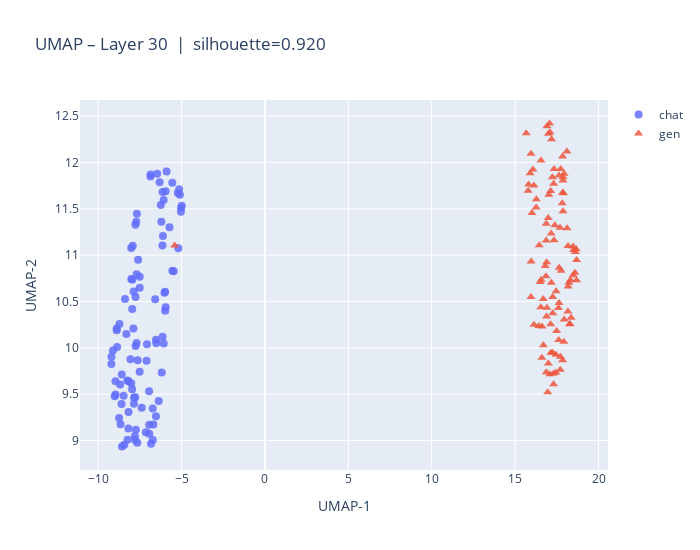

Notebook source saved alongside this figure:
### Code cell
# pip install umap-learn scikit-learn plotly
import os, numpy as np, torch, umap
import plotly.graph_objects as go
from sklearn.metrics import silhouette_score

out_dir = "./umap_layer_plots"
os.makedirs(out_dir, exist_ok=True)

# --- inputs ---
# chat_pre: torch.Size([100, 32, 4096])
# gen_pre : torch.Size([100, 32, 4096])
assert chat_pre.shape == gen_pre.shape
N, L, D = chat_pre.shape
assert N == 100 and L == 32  # as you described

def to_np(x: torch.Tensor) -> np.ndarray:
    return x.detach().to("cpu", dtype=torch.float32).numpy()

# Choose specific layer l
l = 30  # Change this to the layer you want to visualize

# Collect 100 from each class at layer l -> 200 x 4096
X_chat = to_np(chat_pre[:, l, :])  # (100, 4096)
X_gen  = to_np(gen_pre [:, l, :])  # (100, 4096)

X = np.vstack([X_chat, X_gen])     # (200, 4096)
y = np.array([0]*N + [1]*N)        # 0=chat, 1=gen

# UMAP (cosine tends to work well for rep spaces)
reducer = umap.UMAP(n_neighbors=15, min_dist=0.1, metric="cosine", random_state=42)
Z = reducer.fit_transform(X)       # (200, 2)

# Silhouette on 2D embedding (higher = better separation)
sil = silhouette_score(Z, y, metric="euclidean")

# Create index arrays for hover text
chat_indices = list(range(100))  # 0 to 99
gen_indices = list(range(100))   # 0 to 99

# Create plotly figure
fig = go.Figure()

# Add chat data points
fig.add_trace(go.Scatter(
    x=Z[y==0, 0], 
    y=Z[y==0, 1],
    mode='markers',
    marker=dict(size=8, opacity=0.85),
    name='chat',
    text=[f"chat_{i}" for i in chat_indices],
    hovertemplate='<b>%{text}</b><br>UMAP-1: %{x}<br>UMAP-2: %{y}<extra></extra>'
))

# Add gen data points
fig.add_trace(go.Scatter(
    x=Z[y==1, 0], 
    y=Z[y==1, 1],
    mode='markers',
    marker=dict(size=8, opacity=0.85, symbol='triangle-up'),
    name='gen',
    text=[f"gen_{i}" for i in gen_indices],
    hovertemplate='<b>%{text}</b><br>UMAP-1: %{x}<br>UMAP-2: %{y}<extra></extra>'
))

# Update layout
fig.update_layout(
    title=f"UMAP – Layer {l}  |  silhouette={sil:.3f}",
    xaxis_title="UMAP-1",
    yaxis_title="UMAP-2",
    width=700,
    height=550,
    showlegend=True
)

# Save and show
# fig.write_html(os.path.join(out_dir, f"umap_layer_{l:02d}.html"))
fig.show()

### Figure 1 — Plotly figure (JSON) as saved in the notebook; plotly's stock layout.template omitted (floating-point values rounded to 4 significant figures)
{"data": [{"hovertemplate": "<b>%{text}</b><br>UMAP-1: %{x}<br>UMAP-2: %{y}<extra></extra>", "marker": {"opacity": 0.85, "size": 8}, "mode": "markers", "name": "chat", "text": ["chat_0", "chat_1", "chat_2", "chat_3", "chat_4", "chat_5", "chat_6", "chat_7", "chat_8", "chat_9", "chat_10", "chat_11", "chat_12", "chat_13", "chat_14", "chat_15", "chat_16", "chat_17", "chat_18", "chat_19", "chat_20", "chat_21", "chat_22", "chat_23", "chat_24", "chat_25", "chat_26", "chat_27", "chat_28", "chat_29", "chat_30", "chat_31", "chat_32", "chat_33", "chat_34", "chat_35", "chat_36", "chat_37", "chat_38", "chat_39", "chat_40", "chat_41", "chat_42", "chat_43", "chat_44", "chat_45", "chat_46", "chat_47", "chat_48", "chat_49", "chat_50", "chat_51", "chat_52", "chat_53", "chat_54", "chat_55", "chat_56", "chat_57", "chat_58", "chat_59", "chat_60", "chat_61", "chat_62", "chat_63", "chat_64", "chat_65", "chat_66", "chat_67", "chat_68", "chat_69", "chat_70", "chat_71", "chat_72", "chat_73", "chat_74", "chat_75", "chat_76", "chat_77", "chat_78", "chat_79", "chat_80", "chat_81", "chat_82", "chat_83", "chat_84", "chat_85", "chat_86", "chat_87", "chat_88", "chat_89", "chat_90", "chat_91", "chat_92", "chat_93", "chat_94", "chat_95", "chat_96", "chat_97", "chat_98", "chat_99"], "type": "scatter", "x": [-6.579, -6.512, -5.98, -6.729, -6.069, -8.86, -9.111, -8.883, -9.199, -7.773, -8.956, -8.96, -9.001, -7.652, -6.938, -6.688, -7.07, -5.897, -6.023, -6.928, -6.136, -6.533, -5.983, -8.306, -7.887, -6.137, -7.871, -5.549, -8.176, -6.859, -8.175, -7.737, -8.722, -7.946, -7.848, -7.852, -5.029, -8.471, -8.185, -7.693, -5.143, -5.555, -6.113, -7.754, -5.954, -5.952, -6.459, -6.53, -7.139, -6.831, -5.195, -6.368, -6.721, -5.467, -6.185, -7.781, -5.034, -8.885, -5.226, -8.682, -5.098, -8.582, -8.745, -4.989, -8.653, -7.755, -7.963, -6.854, -7.512, -7.716, -8.011, -8.252, -7.802, -7.692, -8.061, -7.923, -7.955, -6.945, -8.594, -7.505, -6.314, -7.675, -7.6, -8.388, -9.204, -6.208, -5.721, -7.095, -6.243, -7.505, -8.235, -7.765, -7.628, -8.014, -6.143, -7.386, -8.57, -8.012, -6.068, -8.434], "y": [10.53, 10.05, 10.4, 9.345, 10.05, 10.01, 9.97, 10.21, 9.905, 9.467, 9.495, 9.64, 9.479, 8.974, 9.169, 9.174, 10.04, 11.9, 10.59, 9.072, 10.12, 9.261, 10.61, 10.15, 10.21, 11.68, 10.61, 10.83, 9.307, 11.85, 9.64, 9.117, 10.26, 10.73, 9.464, 9.396, 11.51, 9.482, 9.13, 10.05, 11.71, 11.78, 11.21, 10.02, 10.44, 11.69, 11.88, 10.09, 9.088, 8.964, 11.07, 9.427, 9.004, 10.83, 9.735, 9.004, 11.47, 10.19, 11.67, 9.605, 11.65, 9.713, 9.243, 11.53, 9.176, 10.55, 9.553, 11.87, 9.741, 11.36, 9.617, 9.646, 9.045, 10.79, 9.876, 11.1, 10.42, 9.531, 9.395, 10.65, 11.79, 11.45, 10.95, 10.53, 9.826, 11.36, 11.3, 9.86, 11.54, 10.77, 9.009, 11.33, 9.866, 11.08, 11.1, 9.353, 8.935, 10.74, 11.6, 8.955]}, {"hovertemplate": "<b>%{text}</b><br>UMAP-1: %{x}<br>UMAP-2: %{y}<extra></extra>", "marker": {"opacity": 0.85, "size": 8, "symbol": "triangle-up"}, "mode": "markers", "name": "gen", "text": ["gen_0", "gen_1", "gen_2", "gen_3", "gen_4", "gen_5", "gen_6", "gen_7", "gen_8", "gen_9", "gen_10", "gen_11", "gen_12", "gen_13", "gen_14", "gen_15", "gen_16", "gen_17", "gen_18", "gen_19", "gen_20", "gen_21", "gen_22", "gen_23", "gen_24", "gen_25", "gen_26", "gen_27", "gen_28", "gen_29", "gen_30", "gen_31", "gen_32", "gen_33", "gen_34", "gen_35", "gen_36", "gen_37", "gen_38", "gen_39", "gen_40", "gen_41", "gen_42", "gen_43", "gen_44", "gen_45", "gen_46", "gen_47", "gen_48", "gen_49", "gen_50", "gen_51", "gen_52", "gen_53", "gen_54", "gen_55", "gen_56", "gen_57", "gen_58", "gen_59", "gen_60", "gen_61", "gen_62", "gen_63", "gen_64", "gen_65", "gen_66", "gen_67", "gen_68", "gen_69", "gen_70", "gen_71", "gen_72", "gen_73", "gen_74", "gen_75", "gen_76", "gen_77", "gen_78", "gen_79", "gen_80", "gen_81", "gen_82", "gen_83", "gen_84", "gen_85", "gen_86", "gen_87", "gen_88", "gen_89", "gen_90", "gen_91", "gen_92", "gen_93", "gen_94", "gen_95", "gen_96", "gen_97", "gen_98", "gen_99"], "type": "scatter", "x": [17.82, 18.23, 16.91, 17.94, 16.87, 17.23, 17.18, 18.17, 16.44, 16.89, 16.01, 16.26, 17.64, 15.95, 17.31, 18.47, 16.13, 17.92, 18.11, 17.6, 18.16, 16.99, 16.95, 16.56, 17.94, 17.87, 17.17, 18.59, 17.84, 17.46, 17.38, 18.32, 16.13, 17.16, 18.28, 17.33, 17.69, 18.68, 16.98, 16.54, 16.55, 16.6, 16.68, 17.13, 17.13, 16.51, 17.31, 17.61, 18.66, 17.63, 15.66, 17.14, 17.85, -5.413, 17.71, 17.73, 18.68, 15.95, 16.07, 17.75, 16.42, 17.09, 17.88, 17.26, 17.25, 17.02, 18.18, 16.99, 17.34, 18.61, 18.5, 18.48, 15.78, 18.1, 17.86, 17.71, 16.86, 17.07, 17.45, 17.08, 17.25, 16.27, 17.87, 16.91, 15.96, 16.85, 17.89, 17.44, 16.8, 17.63, 15.81, 17.49, 16.61, 16.69, 16.88, 15.9, 16.87, 18.27, 17.3, 18.36], "y": [11.56, 10.7, 10.43, 11.88, 9.735, 11.84, 12.25, 11.1, 11.11, 10.92, 11.46, 11.51, 10.86, 10.55, 11.77, 11.09, 10.25, 10.07, 11.29, 10.43, 10.39, 9.83, 9.521, 10.74, 10.31, 11.47, 10.7, 10.81, 9.866, 10.61, 11.32, 10.73, 11.75, 11.23, 10.26, 11.16, 11.3, 10.73, 11.4, 10.44, 12.02, 9.893, 10.53, 11.69, 10.26, 10.71, 9.607, 10.09, 11.07, 11.86, 12.32, 9.947, 12.06, 11.1, 9.764, 11.93, 10.95, 12.1, 11.92, 10.83, 10.24, 12.33, 11.84, 10.37, 9.946, 11.65, 10.66, 12.31, 11.93, 11.03, 11.06, 10.78, 11.69, 12.12, 11.68, 9.904, 11.16, 12.42, 9.926, 9.714, 10.55, 11.6, 11.81, 12.39, 10.93, 10.77, 11.67, 9.735, 10.88, 10.49, 11.76, 10.18, 10.23, 10.03, 10.34, 11.88, 11.34, 10.26, 9.723, 10.32]}], "layout": {"height": 550, "showlegend": true, "title": {"text": "UMAP – Layer 30  |  silhouette=0.920"}, "width": 700, "xaxis": {"title": {"text": "UMAP-1"}}, "yaxis": {"title": {"text": "UMAP-2"}}}}
